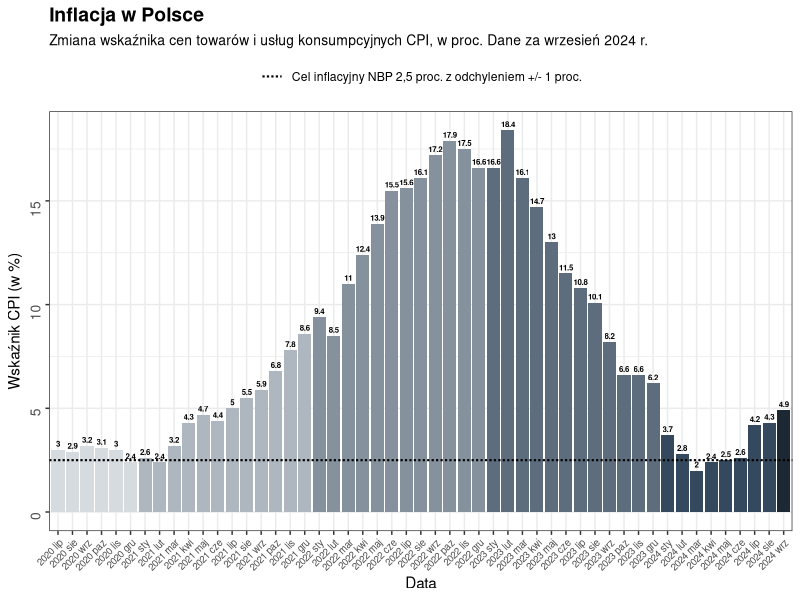

Reproduce this figure in R.
## ---- chunk 1
knitr::opts_chunk$set(echo = TRUE)
library(dplyr)
library(ggplot2)
library(readxl)
df <- read_excel("bazowa.xlsx", sheet = 1)
## ---- chunk 2

df <- read_excel("bazowa.xlsx", sheet = 1)  

df <- df %>% 
  select(c('...1','...2'))

df <- df[-c(1,2), ]
colnames(df) <- c('date','CPI')
df <- na.omit(df)
df <- df %>%
  mutate(date = format(as.Date(date), "%Y-%m")) %>%
  filter(date >= '2020-07') %>%
  mutate(year = substr(date, 1, 4), 
         month = as.numeric(substr(date, 6, 7))) %>% 
  mutate(month = case_when(
    month == 1 ~ 'sty',
    month == 2 ~ 'lut',
    month == 3 ~ 'mar',
    month == 4 ~ 'kwi',
    month == 5 ~ 'maj',
    month == 6 ~ 'cze',
    month == 7 ~ 'lip',
    month == 8 ~ 'sie',
    month == 9 ~ 'wrz',
    month == 10 ~ 'paz',
    month == 11 ~ 'lis',
    month == 12 ~ 'gru'
  ))

df$date <- paste(df$year,df$month)
df <- df %>% 
  mutate(CPI = as.numeric(CPI) - 100)
df$CPI <- round(df$CPI, 1)
df <- df %>%
  mutate(date = factor(date, levels = unique(date))) %>%
  arrange(date) 
df <- df %>%
  mutate(last_bar = ifelse(row_number() == n(), "last", "other"),
         year_factor = factor(year))  


ggplot(df, aes(x = date, y = CPI, fill = interaction(year_factor, last_bar))) +
  geom_bar(stat = "identity", show.legend = F) +
  geom_text(aes(label = round(CPI, 1)),vjust = -0.5, color = "black", size = 2, fontface = 'bold') + 
  labs(title = "Inflacja w Polsce",subtitle = "Zmiana wskaźnika cen towarów i usług konsumpcyjnych CPI, w proc. Dane za wrzesień 2024 r.",
       x = "Data", y = "Wskaźnik CPI (w %)") +
  scale_fill_manual(values = c("2024.last" = "#1c2833", "2020.other" = "#d6dbdf", "2021.other" = "#aeb6bf",
                               "2022.other" = "#85929e", "2023.other" = "#5d6d7e",
                               "2024.other" = "#34495e")) + 
  geom_hline(aes(yintercept = 2.5, linetype = "Cel inflacyjny NBP 2,5 proc. z odchyleniem +/- 1 proc."), color = "black", size = 0.75) + 
  scale_linetype_manual(values = c("Cel inflacyjny NBP 2,5 proc. z odchyleniem +/- 1 proc." = "11")) + 
  guides(linetype = guide_legend(title = NULL)) +  
  theme_bw() +
  theme(plot.title = element_text(face = "bold", size = 14), 
        plot.subtitle = element_text(size = 10),
    axis.text.y = element_text(angle = 90, size = 10),
    axis.text.x = element_text(angle = 45, hjust = 1, size = 7),
    legend.position = "top")

